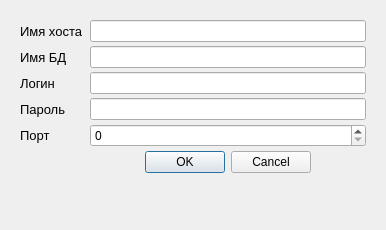
<?xml version="1.0" encoding="UTF-8"?>
<ui version="4.0">
 <class>Dialog</class>
 <widget class="QDialog" name="Dialog">
  <property name="geometry">
   <rect>
    <x>0</x>
    <y>0</y>
    <width>386</width>
    <height>230</height>
   </rect>
  </property>
  <property name="windowTitle">
   <string>Dialog</string>
  </property>
  <layout class="QGridLayout" name="gridLayout">
   <property name="leftMargin">
    <number>20</number>
   </property>
   <property name="topMargin">
    <number>20</number>
   </property>
   <property name="rightMargin">
    <number>20</number>
   </property>
   <property name="bottomMargin">
    <number>20</number>
   </property>
   <property name="horizontalSpacing">
    <number>6</number>
   </property>
   <property name="verticalSpacing">
    <number>4</number>
   </property>
   <item row="2" column="2">
    <widget class="QLabel" name="dbLogin">
     <property name="font">
      <font>
       <pointsize>10</pointsize>
      </font>
     </property>
     <property name="text">
      <string>Логин</string>
     </property>
    </widget>
   </item>
   <item row="3" column="2">
    <widget class="QLabel" name="dbPass">
     <property name="font">
      <font>
       <pointsize>10</pointsize>
      </font>
     </property>
     <property name="text">
      <string>Пароль</string>
     </property>
    </widget>
   </item>
   <item row="5" column="4">
    <widget class="QDialogButtonBox" name="dialogButtons">
     <property name="layoutDirection">
      <enum>Qt::LeftToRight</enum>
     </property>
     <property name="orientation">
      <enum>Qt::Horizontal</enum>
     </property>
     <property name="standardButtons">
      <set>QDialogButtonBox::Cancel|QDialogButtonBox::Ok</set>
     </property>
     <property name="centerButtons">
      <bool>true</bool>
     </property>
    </widget>
   </item>
   <item row="0" column="4">
    <widget class="QLineEdit" name="hostNameInput"/>
   </item>
   <item row="0" column="2">
    <widget class="QLabel" name="dbHost">
     <property name="font">
      <font>
       <pointsize>10</pointsize>
      </font>
     </property>
     <property name="text">
      <string>Имя хоста</string>
     </property>
    </widget>
   </item>
   <item row="2" column="4">
    <widget class="QLineEdit" name="dbLoginInput"/>
   </item>
   <item row="1" column="4">
    <widget class="QLineEdit" name="dbNameInput"/>
   </item>
   <item row="3" column="4">
    <widget class="QLineEdit" name="dbPassInput">
     <property name="echoMode">
      <enum>QLineEdit::Password</enum>
     </property>
    </widget>
   </item>
   <item row="4" column="4">
    <widget class="QSpinBox" name="portInput">
     <property name="font">
      <font>
       <pointsize>9</pointsize>
      </font>
     </property>
    </widget>
   </item>
   <item row="4" column="2">
    <widget class="QLabel" name="dbPort">
     <property name="font">
      <font>
       <pointsize>10</pointsize>
      </font>
     </property>
     <property name="text">
      <string>Порт</string>
     </property>
    </widget>
   </item>
   <item row="1" column="2">
    <widget class="QLabel" name="dbName">
     <property name="font">
      <font>
       <pointsize>10</pointsize>
      </font>
     </property>
     <property name="text">
      <string>Имя БД</string>
     </property>
    </widget>
   </item>
   <item row="6" column="4">
    <spacer name="verticalSpacer">
     <property name="orientation">
      <enum>Qt::Vertical</enum>
     </property>
     <property name="sizeHint" stdset="0">
      <size>
       <width>20</width>
       <height>40</height>
      </size>
     </property>
    </spacer>
   </item>
  </layout>
 </widget>
 <tabstops>
  <tabstop>hostNameInput</tabstop>
  <tabstop>dbNameInput</tabstop>
  <tabstop>dbLoginInput</tabstop>
  <tabstop>dbPassInput</tabstop>
  <tabstop>portInput</tabstop>
 </tabstops>
 <resources/>
 <connections>
  <connection>
   <sender>dialogButtons</sender>
   <signal>accepted()</signal>
   <receiver>Dialog</receiver>
   <slot>accept()</slot>
   <hints>
    <hint type="sourcelabel">
     <x>341</x>
     <y>178</y>
    </hint>
    <hint type="destinationlabel">
     <x>157</x>
     <y>187</y>
    </hint>
   </hints>
  </connection>
  <connection>
   <sender>dialogButtons</sender>
   <signal>rejected()</signal>
   <receiver>Dialog</receiver>
   <slot>reject()</slot>
   <hints>
    <hint type="sourcelabel">
     <x>409</x>
     <y>178</y>
    </hint>
    <hint type="destinationlabel">
     <x>286</x>
     <y>187</y>
    </hint>
   </hints>
  </connection>
 </connections>
</ui>
